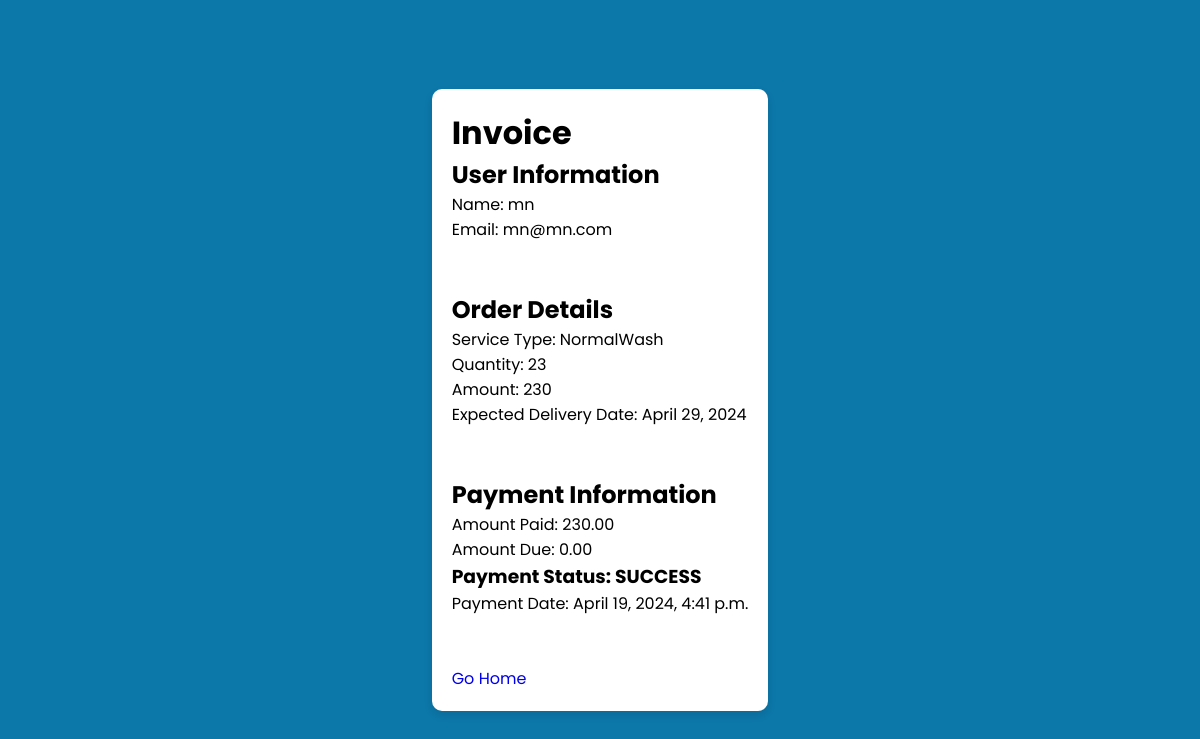
Screenshot of /invoice/27/ with the database file from the repository.
### userModule/models.py (models this page shows, shortened)
class Usertbl(models.Model):
    USER_TYPE_CHOICES = [
        ('USER', 'user'),
        ('STAFF', 'staff'),
        ('ADMIN', 'admin'),
    ]
    user = models.OneToOneField(User, on_delete=models.CASCADE)
    usertype = models.CharField(max_length=10, choices=USER_TYPE_CHOICES)
    username = models.TextField(max_length=255, blank=False)
    useremail = models.EmailField(max_length=254, unique=True, blank=False, null=False)
    is_staff = models.BooleanField(default=False)  # New Field For Host
    is_admin = models.BooleanField(default=False)  # New Field For Admin

class Orderstbl(models.Model):
    SERVICE_TYPE_CHOICES = [
        ('Dryclean', 'Dryclean'),
        ('NormalWash', 'NormalWash'),
    ]
    user = models.ForeignKey(Usertbl, on_delete=models.CASCADE, null=False)
    service_type = models.CharField(max_length=20, choices=SERVICE_TYPE_CHOICES, null=False)
    quantity = models.IntegerField()
    amount = models.IntegerField()
    expected_delivery_date = models.DateField()
    payment_completed = models.BooleanField(default=False)
    delivery_status = models.CharField(max_length=100, blank=True, null=True)

class Payment(models.Model):
    PAYMENT_STATUS_CHOICES = [
        ('SUCCESS', 'Success'),
        ('PENDING', 'Pending'),
        ('FAILED', 'Failed'),
    ]
    order = models.ForeignKey(Orderstbl, on_delete=models.CASCADE, null=False)
    amount_paid = models.DecimalField(max_digits=10, decimal_places=2, validators=[MinValueValidator(0)])
    due_amount = models.DecimalField(max_digits=10, decimal_places=2, validators=[MinValueValidator(0)], default=0.0)
    payment_status = models.CharField(max_length=10, choices=PAYMENT_STATUS_CHOICES, default='PENDING')
    payment_date = models.DateTimeField(auto_now_add=True)

### userModule/views.py (the view)
# urls.py: path('invoice/<int:order_id>/', invoice, name='invoice'),
def invoice(request, order_id):
    order = Orderstbl.objects.get(pk=order_id)
    user = order.user
    payment = Payment.objects.filter(order=order).first()  # Assuming there's only one payment per order
    context = {
        'order': order,
        'user': user,
        'payment': payment,
    }
    return render(request, 'userM/invoice.html', context)

### templates/userM/invoice.html (shortened to what this page needs)
{% extends 'base.html'%}
{% load static %}
{% block extrahead %}
<link rel="stylesheet" href="{% static 'css/invoice.css' %}">
{% endblock extrahead %}
{% block content %}
<div class="card">
    <div class="invoice">
        <h1>Invoice</h1>
        <div class="user-info">
            <h2>User Information</h2>
            <p>Name: {{ user.username }}</p>
            <p>Email: {{ user.useremail }}</p>
        </div>
        <br>
        <br>
        <div class="order-details">
            <h2>Order Details</h2>
            <p>Service Type: {{ order.service_type }}</p>
            <p>Quantity: {{ order.quantity }}</p>
            <p>Amount: {{ order.amount }}</p>
            <p>Expected Delivery Date: {{ order.expected_delivery_date }}</p>
        </div>
        <br>
        <br>
        <div class="payment-info">
            <h2>Payment Information</h2>
            <p>Amount Paid: {{ payment.amount_paid }}</p>
            <p>Amount Due: {{ payment.due_amount }}</p>
            <h3>Payment Status: {{ payment.payment_status }}</h3>
            <p>Payment Date: {{ payment.payment_date }}</p>
        </div>
        <br>
        <br>
        <div class="submit">
            <a href="{% url 'user-w' %}">Go Home</a>
        </div>
    </div>
</div>
<section class="sticky">
    <div class="bubbles">
    </div>
</section>
{% endblock content %}

### static/css/invoice.css (style rules this page uses)
* { margin: 0; padding: 0; box-sizing: border-box; text-decoration: none; font-family: 'Poppins', sans-serif; }
body { display: flex; flex-direction: row; align-content: center; justify-content: center; align-items: center; height: 100vh; background-image: url(./third.jpg); }
body, html { width: 100%; height: 100%; }
body { margin: 0; padding: 0; background: #0c77a9; }
.bubbles { position: absolute; width: 100%; height: 100%; z-index: -2; overflow: hidden; top: 0; left: 0; }
.card { background-color: #ffffff; border-radius: 10px; box-shadow: 0 4px 8px rgba(0, 0, 0, 0.1); padding: 20px; margin: 20px; }

### rows the page displays
Usertbl: username "mn", useremail "mn@mn.com"
Orderstbl: service_type "NormalWash", quantity "23", amount "230", expected_delivery_date "April 29, 2024"
Payment: amount_paid "230.00", due_amount "0.00", payment_status "SUCCESS", payment_date "April 19, 2024, 4:41 p.m."
